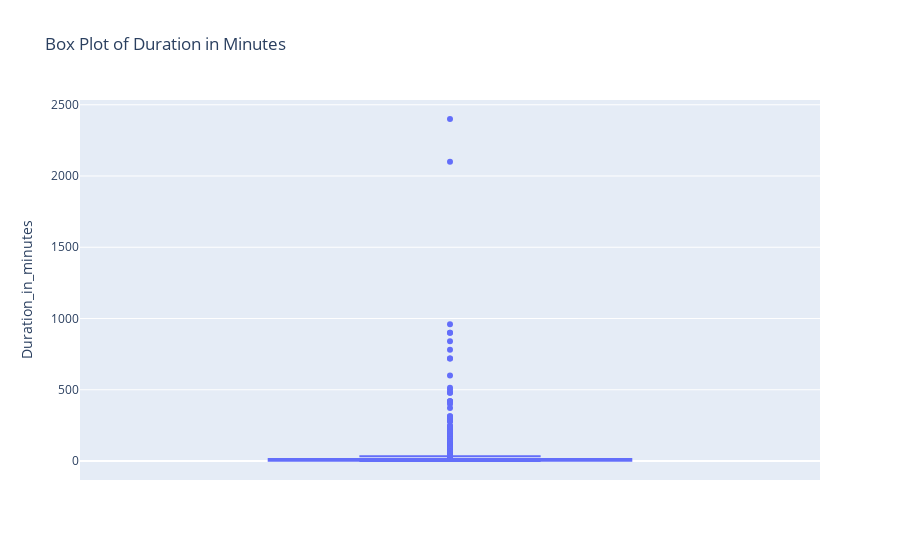

Notebook cell for this chart:
### Code cell
fig = px.box(lpi, y="Duration_in_minutes", title="Box Plot of Duration in Minutes")
fig.show()

### Figure 1 — Plotly figure (JSON) as saved in the notebook; plotly's stock layout.template omitted (floating-point values rounded to 4 significant figures; data arrays with more than 128 entries replaced by an {"elided": "..."} marker saying what was removed)
{"data": [{"alignmentgroup": "True", "hovertemplate": "Duration_in_minutes=%{y}<extra></extra>", "legendgroup": "", "marker": {"color": "#636efa"}, "name": "", "notched": false, "offsetgroup": "", "orientation": "v", "showlegend": false, "type": "box", "x0": " ", "xaxis": "x", "y": {"elided": "1382 float values"}, "y0": " ", "yaxis": "y"}], "layout": {"boxmode": "group", "legend": {"tracegroupgap": 0}, "title": {"text": "Box Plot of Duration in Minutes"}, "xaxis": {"anchor": "y", "domain": [0, 1]}, "yaxis": {"anchor": "x", "domain": [0, 1], "title": {"text": "Duration_in_minutes"}}}}
